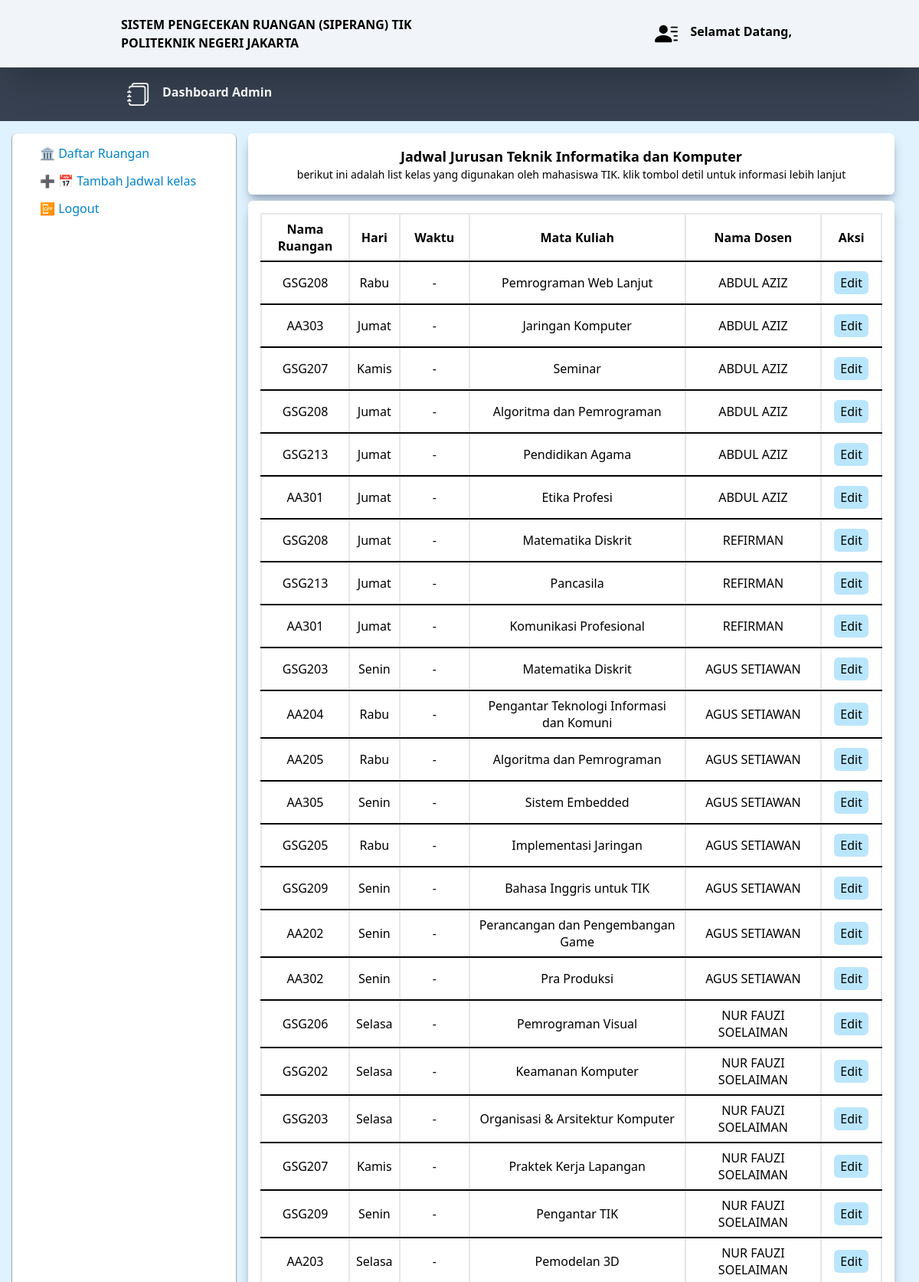
The page /page/dashboard_admin.php (upper part) on the database its author committed.
### tables this page shows
CREATE TABLE `jadwal` (
  `id_jadwal` int(10) NOT NULL,
  `id_ruangan` varchar(30) NOT NULL,
  `id_matkul` varchar(20) NOT NULL,
  `NIP` varchar(50) NOT NULL,
  `hari` varchar(6) DEFAULT NULL,
  `tanggal` date DEFAULT NULL,
  `keterangan` varchar(255) NOT NULL,
  `waktu_mulai` time DEFAULT NULL,
  `waktu_selesai` time DEFAULT NULL,
  `nama_peminjam` varchar(45) DEFAULT NULL,
  `status` varchar(10) NOT NULL
);

CREATE TABLE `mata_kuliah` (
  `id_matkul` varchar(15) NOT NULL,
  `nama_matkul` varchar(40) NOT NULL
);

CREATE TABLE `dosen` (
  `NIP` varchar(25) NOT NULL,
  `nama_dosen` varchar(45) NOT NULL
);

### page/dashboard_admin.php (the view, shortened to what this page needs)
<?php
include("../util/connection.php");
$sql = "select jadwal.*, dosen.nama_dosen, mata_kuliah.nama_matkul
  from jadwal
  join dosen on jadwal.NIP = dosen.NIP
  join mata_kuliah on jadwal.id_matkul = mata_kuliah.id_matkul;";
$result = mysqli_query($conn, $sql);
?>
<html>
<head>
  <script src="https://cdn.tailwindcss.com"></script>
</head>
<body class="bg-sky-100">
  <header class="sticky bg-slate-100 py-5 font-bold shadow-blake shadow-2xl">
    <nav class="flex flex-row mx-auto w-9/12 px-2">
      <div class="basis-1/2 uppercase text-md items-center">
        <a href="">
          <span>Sistem Pengecekan Ruangan (SIPERANG) TIK</span> <br />
          <span>Politeknik Negeri Jakarta</span>
        </a>
      </div>
      <div class="basis-1/2 text-end my-auto inline-block items-center p-2">
        <a href="" class="flex justify-end transition-all duration-300 ease-in-out hover:text-sky-300">
          <span class="mx-4">
            </span>
          <span class="text-md">Selamat Datang,
          </span></a>
      </div>
    </nav>
  </header>
  <main>
    <div class="bg-gray-700">
      <div class="flex flex-row w-9/12 py-5 mx-auto">
        <div class="text-white font-bold text-md flex flex-start basis-1/2">
          <div class="mx-4">
          </div>
          <div>Dashboard Admin</div>
        </div>
      </div>
    </div>
    <div class="flex flex-row p-4 mx-auto">
      <div class="basis-1/4 rounded-md transition-all duration-300 ease-in-out shadow-black shadow-sm bg-white">
        <ul class="indent-7 text-sky-600 leading-9 p-2 mx-auto">
          <a href="kelas_admin.php">
            <li class="hover:border-2 hover:border-sky-500 transition-all duration-100 ease-in-out rounded-md">
              🏛️ Daftar Ruangan
            </li>
          </a>
          <a href="tambah_jadwal_kelas.php">
            <li class="hover:border-2 hover:border-sky-500 transition-all duration-100 ease-in-out rounded-md">
              ➕ 📅 Tambah Jadwal kelas
            </li>
          </a>
          <a href="../util/logout.php">
            <li class="hover:border-2 hover:border-sky-500 transition-all duration-100 ease-in-out rounded-md">
              📴 Logout
            </li>
          </a>
        </ul>
      </div>
      <div class="basis-3/4">
        <div class="px-4">
          <div class="rounded-md mb-2 shadow-slate-400 shadow-lg  h-max relative bg-white p-4 text-center text-lg font-bold">
            Jadwal Jurusan Teknik Informatika dan Komputer <br>
            <div class="text-sm font-normal">
              berikut ini adalah list kelas yang digunakan oleh mahasiswa TIK. klik tombol detil untuk informasi lebih lanjut
            </div>
          </div>
          <div class="rounded-md mb-2 shadow-slate-400 shadow-lg flex flex-row h-max relative bg-white p-4">
            <table class="w-full text-center">
              <tr>
                <th class="border-2 border-b-black w-1/8 p-2">Nama Ruangan</th>
                <th class="border-2 border-b-black W-1/8 p-2">Hari</th>
                <th class="border-2 border-b-black W-1/8 p-2">Waktu</th>
                <th class="border-2 border-b-black w-2/8 p-2">Mata Kuliah</th>
                <th class="border-2 border-b-black W-2/8 p-2">Nama Dosen</th>
                <th class="border-2 border-b-black W-2/8 p-2">Aksi</th>
              </tr>
              <?php
              if ($result->num_rows > 0) {
                while ($row = $result->fetch_assoc()) {
              ?>
                  <tr>
                    <td class="border-2 border-b-black p-2"><?= $row['id_ruangan']; ?></td>
                    <td class="border-2 border-b-black p-2"><?= $row['hari']; ?></td>
                    <td class="border-2 border-b-black p-2">
                      ?> -
                    </td>
                    <td class="border-2 border-b-black p-2"><?= $row['nama_matkul']; ?></td>
                    <td class="border-2 border-b-black p-2"><?= $row['nama_dosen']; ?></td>
                    <td class="p-4 border-2 border-b-black p-2">
                      <a href="detail_jadwal.php?id_jadwal=<?php echo $row['id_jadwal'] ?>" class="text-black-200 bg-sky-200 py-1 px-2 hover:bg-sky-300 rounded-md ">Edit</a>
                    </td>
                  </tr>
              <?php }
              } ?>
            </table>
          </div>
        </div>
      </div>
    </div>
  </main>
</body>
</html>

### rows shown on the page
jadwal: id_ruangan "GSG208", hari "Rabu", id_matkul.nama_matkul "Pemrograman Web Lanjut", NIP.nama_dosen "ABDUL AZIZ"
jadwal: id_ruangan "AA303", hari "Jumat", id_matkul.nama_matkul "Jaringan Komputer", NIP.nama_dosen "ABDUL AZIZ"
jadwal: id_ruangan "GSG207", hari "Kamis", id_matkul.nama_matkul "Seminar", NIP.nama_dosen "ABDUL AZIZ"
jadwal: id_ruangan "GSG208", hari "Jumat", id_matkul.nama_matkul "Algoritma dan Pemrograman", NIP.nama_dosen "ABDUL AZIZ"
jadwal: id_ruangan "GSG213", hari "Jumat", id_matkul.nama_matkul "Pendidikan Agama", NIP.nama_dosen "ABDUL AZIZ"
jadwal: id_ruangan "AA301", hari "Jumat", id_matkul.nama_matkul "Etika Profesi", NIP.nama_dosen "ABDUL AZIZ"
jadwal: id_ruangan "GSG208", hari "Jumat", id_matkul.nama_matkul "Matematika Diskrit", NIP.nama_dosen "REFIRMAN"
jadwal: id_ruangan "GSG213", hari "Jumat", id_matkul.nama_matkul "Pancasila", NIP.nama_dosen "REFIRMAN"
jadwal: id_ruangan "AA301", hari "Jumat", id_matkul.nama_matkul "Komunikasi Profesional", NIP.nama_dosen "REFIRMAN"
jadwal: id_ruangan "GSG203", hari "Senin", id_matkul.nama_matkul "Matematika Diskrit", NIP.nama_dosen "AGUS SETIAWAN"
jadwal: id_ruangan "AA204", hari "Rabu", id_matkul.nama_matkul "Pengantar Teknologi Informasi dan Komuni", NIP.nama_dosen "AGUS SETIAWAN"
jadwal: id_ruangan "AA205", hari "Rabu", id_matkul.nama_matkul "Algoritma dan Pemrograman", NIP.nama_dosen "AGUS SETIAWAN"
jadwal: id_ruangan "AA305", hari "Senin", id_matkul.nama_matkul "Sistem Embedded", NIP.nama_dosen "AGUS SETIAWAN"
jadwal: id_ruangan "GSG205", hari "Rabu", id_matkul.nama_matkul "Implementasi Jaringan", NIP.nama_dosen "AGUS SETIAWAN"
jadwal: id_ruangan "GSG209", hari "Senin", id_matkul.nama_matkul "Bahasa Inggris untuk TIK", NIP.nama_dosen "AGUS SETIAWAN"
jadwal: id_ruangan "AA202", hari "Senin", id_matkul.nama_matkul "Perancangan dan Pengembangan Game", NIP.nama_dosen "AGUS SETIAWAN"
jadwal: id_ruangan "AA302", hari "Senin", id_matkul.nama_matkul "Pra Produksi", NIP.nama_dosen "AGUS SETIAWAN"
jadwal: id_ruangan "GSG206", hari "Selasa", id_matkul.nama_matkul "Pemrograman Visual", NIP.nama_dosen "NUR FAUZI SOELAIMAN"
jadwal: id_ruangan "GSG202", hari "Selasa", id_matkul.nama_matkul "Keamanan Komputer", NIP.nama_dosen "NUR FAUZI SOELAIMAN"
jadwal: id_ruangan "GSG203", hari "Selasa", id_matkul.nama_matkul "Organisasi & Arsitektur Komputer", NIP.nama_dosen "NUR FAUZI SOELAIMAN"
jadwal: id_ruangan "GSG207", hari "Kamis", id_matkul.nama_matkul "Praktek Kerja Lapangan", NIP.nama_dosen "NUR FAUZI SOELAIMAN"
jadwal: id_ruangan "GSG209", hari "Senin", id_matkul.nama_matkul "Pengantar TIK", NIP.nama_dosen "NUR FAUZI SOELAIMAN"
jadwal: id_ruangan "AA203", hari "Selasa", id_matkul.nama_matkul "Pemodelan 3D", NIP.nama_dosen "NUR FAUZI SOELAIMAN"
